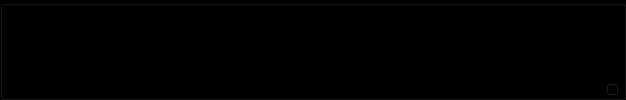
                 <widget class="QGroupBox" name="groupBox_14">
                  <property name="sizePolicy">
                   <sizepolicy hsizetype="Expanding" vsizetype="Expanding">
                    <horstretch>0</horstretch>
                    <verstretch>0</verstretch>
                   </sizepolicy>
                  </property>
                  <property name="maximumSize">
                   <size>
                    <width>116000</width>
                    <height>16777215</height>
                   </size>
                  </property>
                  <property name="styleSheet">
                   <string notr="true">QGroupBox
{
background-color:rgb(0, 0, 0)
}</string>
                  </property>
                  <property name="title">
                   <string/>
                  </property>
                  <layout class="QHBoxLayout" name="horizontalLayout_4">
                   <property name="spacing">
                    <number>0</number>
                   </property>
                   <property name="leftMargin">
                    <number>0</number>
                   </property>
                   <property name="topMargin">
                    <number>0</number>
                   </property>
                   <property name="rightMargin">
                    <number>0</number>
                   </property>
                   <property name="bottomMargin">
                    <number>0</number>
                   </property>
                   <item>
                    <widget class="QWidget" name="widget_15" native="true">
                     <property name="sizePolicy">
                      <sizepolicy hsizetype="Expanding" vsizetype="Expanding">
                       <horstretch>0</horstretch>
                       <verstretch>0</verstretch>
                      </sizepolicy>
                     </property>
                     <property name="styleSheet">
                      <string notr="true">QWidget
{
background-color:rgb(0, 0, 0)
}</string>
                     </property>
                     <layout class="QHBoxLayout" name="horizontalLayout_7">
                      <property name="spacing">
                       <number>0</number>
                      </property>
                      <property name="leftMargin">
                       <number>0</number>
                      </property>
                      <property name="topMargin">
                       <number>0</number>
                      </property>
                      <property name="rightMargin">
                       <number>0</number>
                      </property>
                      <property name="bottomMargin">
                       <number>0</number>
                      </property>
                      <item>
                       <widget class="QVTKWidget" name="operate_window">
                        <property name="enabled">
                         <bool>true</bool>
                        </property>
                        <property name="sizePolicy">
                         <sizepolicy hsizetype="Expanding" vsizetype="Expanding">
                          <horstretch>0</horstretch>
                          <verstretch>0</verstretch>
                         </sizepolicy>
                        </property>
                        <property name="minimumSize">
                         <size>
                          <width>600</width>
                          <height>0</height>
                         </size>
                        </property>
                        <property name="maximumSize">
                         <size>
                          <width>160000</width>
                          <height>1600000</height>
                         </size>
                        </property>
                        <property name="font">
                         <font>
                          <family>黑体</family>
                          <pointsize>15</pointsize>
                         </font>
                        </property>
                        <property name="focusPolicy">
                         <enum>Qt::ClickFocus</enum>
                        </property>
                        <property name="layoutDirection">
                         <enum>Qt::LeftToRight</enum>
                        </property>
                        <property name="autoFillBackground">
                         <bool>false</bool>
                        </property>
                        <property name="styleSheet">
                         <string notr="true">QVTKWidget
{
color: qlineargradient(spread:pad, x1:0, y1:0, x2:1, y2:1, stop:0 rgba(0, 0, 0, 255), stop:1 rgba(255, 255, 255, 255));
background-color: qlineargradient(spread:pad, x1:0, y1:0, x2:1, y2:1, stop:0 rgba(0, 0, 0, 255), stop:1 rgba(255, 255, 255, 255));
}</string>
                        </property>
                       </widget>
                      </item>
                      <item>
                       <widget class="QSlider" name="opacity_slider">
                        <property name="minimumSize">
                         <size>
                          <width>20</width>
                          <height>0</height>
                         </size>
                        </property>
                        <property name="maximumSize">
                         <size>
                          <width>20</width>
                          <height>16777215</height>
                         </size>
                        </property>
                        <property name="layoutDirection">
                         <enum>Qt::LeftToRight</enum>
                        </property>
                        <property name="orientation">
                         <enum>Qt::Vertical</enum>
                        </property>
                       </widget>
                      </item>
                     </layout>
                    </widget>
                   </item>
                  </layout>
                 </widget>
